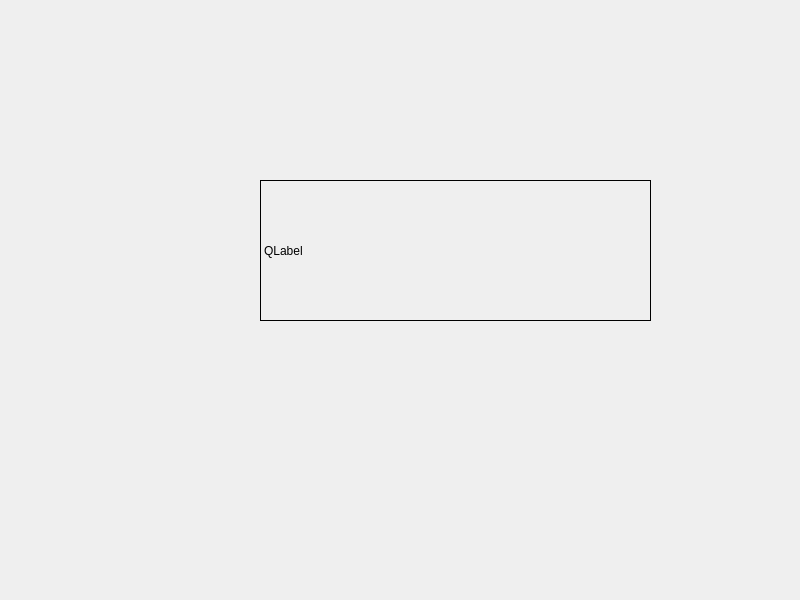
<?xml version="1.0" encoding="UTF-8"?>
<ui version="4.0">
 <class>Widget</class>
 <widget class="QWidget" name="Widget">
  <property name="geometry">
   <rect>
    <x>0</x>
    <y>0</y>
    <width>800</width>
    <height>600</height>
   </rect>
  </property>
  <property name="windowTitle">
   <string>Widget</string>
  </property>
  <widget class="Label" name="label">
   <property name="geometry">
    <rect>
     <x>260</x>
     <y>180</y>
     <width>391</width>
     <height>141</height>
    </rect>
   </property>
   <property name="frameShape">
    <enum>QFrame::Box</enum>
   </property>
   <property name="text">
    <string>QLabel</string>
   </property>
  </widget>
 </widget>
 <customwidgets>
  <customwidget>
   <class>Label</class>
   <extends>QLabel</extends>
   <header>label.h</header>
  </customwidget>
 </customwidgets>
 <resources/>
 <connections/>
</ui>
